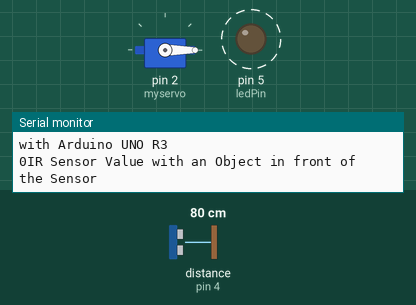
Simulated run of this sketch. Board: Arduino Uno, built with avr-gcc and run on an emulated ATmega328P. Shown: servo, output pins drawn as LEDs (lit = HIGH), the last lines printed to the serial monitor. Wiring (inferred from the names in the program): ultrasonic range finder: trigger pin 16; echo pin 4. Dashed ring = blinking. The test bench sets the inputs (shaded band); at power-on: distance to the obstacle (sensor on pin 4) 80 cm. The echo pulse lasts 58.3 µs per cm; pins used as bus, display or sensor lines are not drawn.

Above: at 3.2 s.
3.3 s: distance to the obstacle (sensor on pin 4) set to 6 cm
6.8 s: distance to the obstacle (sensor on pin 4) set to 3 cm
At 7.4 s:
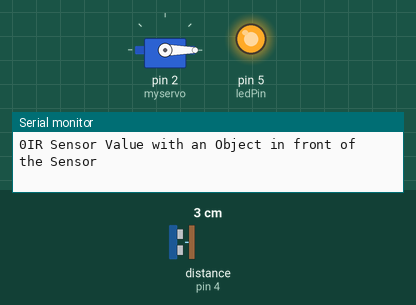
9.7 s: distance to the obstacle (sensor on pin 4) set to 9 cm
At 15.7 s:
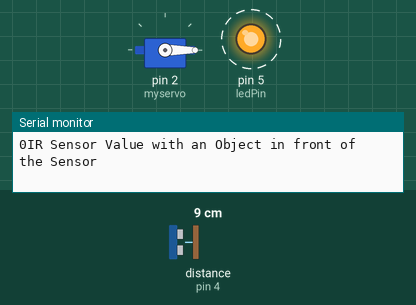
15.9 s: distance to the obstacle (sensor on pin 4) set to 2 cm
At 16.7 s:
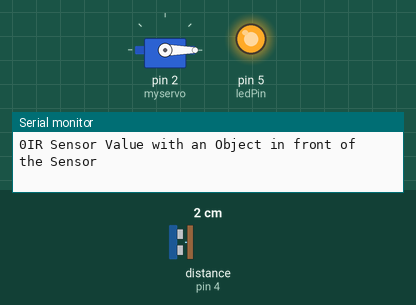
Timing chart, 0 to 18.9 s (numbered marks = the images above; inputs shaded):
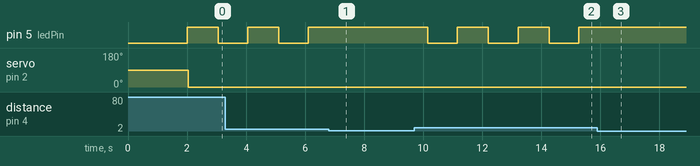

The sketch:

IR_Code.ino
```cpp
#include <Servo.h>
int ledPin = 5; // D7 choose pin for the LED
int inputPin =0; // D6 choose input pin (for Infrared sensor)
int val = 14; // variable for reading the pin status
Servo myservo;

#define echoPin 4 // attach pin D2 Arduino to pin Echo of HC-SR04
#define trigPin 16 //attach pin D3 Arduino to pin Trig of HC-SR04

long duration; // variable for the duration of sound wave travel
int distance; // variable for the distance measurement

void setup()
{
  myservo.attach(2);
  delay(2000);
  pinMode(ledPin, OUTPUT); // declare LED as output
  pinMode(inputPin, INPUT); // declare Infrared sensor as input
  pinMode(trigPin, OUTPUT); // Sets the trigPin as an OUTPUT
  pinMode(echoPin, INPUT); // Sets the echoPin as an INPUT

  Serial.begin(9600); // // Serial Communication is starting with 9600 of baudrate speed
  Serial.println("Ultrasonic Sensor HC-SR04 Test"); // print some text in Serial Monitor
  Serial.println("with Arduino UNO R3");
}


void loop() {
  // put your main code here, to run repeatedly:
   val = digitalRead(inputPin); // read input value
   if (val == HIGH)
   { // check if the input is HIGH
      digitalWrite(ledPin, LOW); // turn LED OFF
//      Serial.print(val);
//      Serial.println("IR Sensor Value with out Object in front of the Sensor");
      myservo.write(180);

   }
   else
   {
      digitalWrite(ledPin, HIGH); // turn LED ON
      Serial.print(val);
      Serial.println("IR Sensor Value with an Object in front of the Sensor");
      myservo.write(0);
      delay(1000);
   }

   // Clears the trigPin condition
  digitalWrite(trigPin, LOW);
  delayMicroseconds(200);
  // Sets the trigPin HIGH (ACTIVE) for 10 microseconds
  digitalWrite(trigPin, HIGH);
  delayMicroseconds(1000);
  digitalWrite(trigPin, LOW);
  // Reads the echoPin, returns the sound wave travel time in microseconds
  duration = pulseIn(echoPin, HIGH);
  // Calculating the distance
  distance = duration * 0.034 / 2; // Speed of sound wave divided by 2 (go and back)
  // Displays the distance on the Serial Monitor
  if (distance >= 4 && distance >= 1)
   { // check if the input is HIGH
      digitalWrite(ledPin, LOW); // turn LED OFF
      delay(1000);
   }
   if (distance > 4)
   { // check if the input is HIGH
      digitalWrite(ledPin, HIGH); // turn LED OFF
      Serial.println("IR Sensor Value with an Object in front of the Sensor");
//      Serial.print("Distance: ");
//      Serial.print(distance);
//      Serial.println(" cm");
   }
}
```

Measured:
- the behaviour switches between 5 and 4 cm on distance to the obstacle (sensor on pin 4) (found by bisection; images 0 and 1)
- after the input at 6.8 s, pin 5 (ledPin): stays HIGH (without the input it goes to LOW after 0.35 s)
- after the input at 9.7 s, pin 5 (ledPin): alternates HIGH for 1.1 s and LOW for 1.0 s, starting after 0.46 s
- after the input at 15.9 s, pin 5 (ledPin): stops changing and stays HIGH
